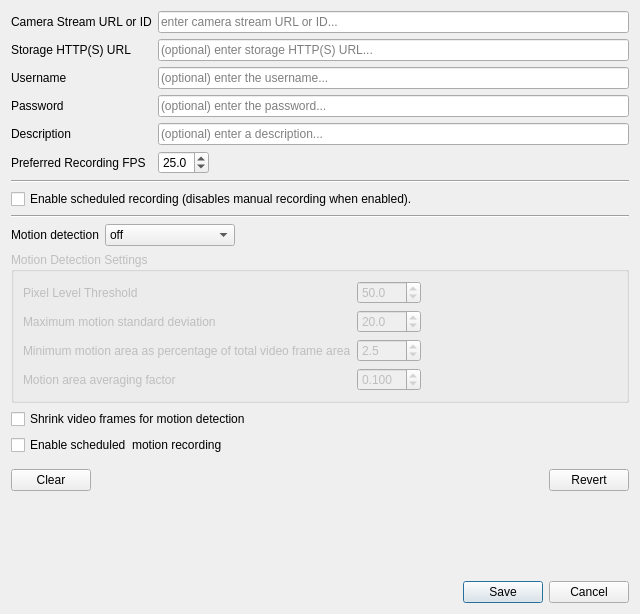
<?xml version="1.0" encoding="UTF-8"?>
<ui version="4.0">
 <class>IpFreelyCameraSetupDialog</class>
 <widget class="QDialog" name="IpFreelyCameraSetupDialog">
  <property name="geometry">
   <rect>
    <x>0</x>
    <y>0</y>
    <width>640</width>
    <height>614</height>
   </rect>
  </property>
  <property name="minimumSize">
   <size>
    <width>0</width>
    <height>0</height>
   </size>
  </property>
  <property name="maximumSize">
   <size>
    <width>16777215</width>
    <height>16777215</height>
   </size>
  </property>
  <property name="font">
   <font>
    <family>Segoe UI</family>
    <pointsize>9</pointsize>
   </font>
  </property>
  <property name="windowTitle">
   <string>IP Freely Camera Settings</string>
  </property>
  <layout class="QVBoxLayout" name="verticalLayout">
   <item>
    <layout class="QFormLayout" name="formLayout">
     <item row="0" column="0">
      <widget class="QLabel" name="cameraStreamUrlLabel">
       <property name="text">
        <string>Camera Stream URL or ID</string>
       </property>
      </widget>
     </item>
     <item row="1" column="0">
      <widget class="QLabel" name="storageUrlLabel">
       <property name="text">
        <string>Storage HTTP(S) URL</string>
       </property>
      </widget>
     </item>
     <item row="2" column="0">
      <widget class="QLabel" name="usernameLabel">
       <property name="text">
        <string>Username</string>
       </property>
      </widget>
     </item>
     <item row="3" column="0">
      <widget class="QLabel" name="passwordLabel">
       <property name="text">
        <string>Password</string>
       </property>
      </widget>
     </item>
     <item row="4" column="0">
      <widget class="QLabel" name="descriptionLabel">
       <property name="text">
        <string>Description</string>
       </property>
      </widget>
     </item>
     <item row="0" column="1">
      <widget class="QLineEdit" name="rtspUrlLineEdit">
       <property name="toolTip">
        <string>&lt;html&gt;&lt;head/&gt;&lt;body&gt;&lt;p&gt;If using an IP camera enter its RTSP or HTTP(S) URL.&lt;/p&gt;&lt;p&gt;If using a webcam enter its numerical ID, e.g. if you have one webcam then its ID will be 0.&lt;/p&gt;&lt;/body&gt;&lt;/html&gt;</string>
       </property>
       <property name="placeholderText">
        <string>enter camera stream URL or ID...</string>
       </property>
      </widget>
     </item>
     <item row="1" column="1">
      <widget class="QLineEdit" name="storageUrlLineEdit">
       <property name="toolTip">
        <string>Enter the camera's storage URL.</string>
       </property>
       <property name="text">
        <string/>
       </property>
       <property name="placeholderText">
        <string>(optional) enter storage HTTP(S) URL...</string>
       </property>
      </widget>
     </item>
     <item row="2" column="1">
      <widget class="QLineEdit" name="usernameLineEdit">
       <property name="toolTip">
        <string>Enter the camera's username.</string>
       </property>
       <property name="placeholderText">
        <string>(optional) enter the username...</string>
       </property>
      </widget>
     </item>
     <item row="3" column="1">
      <widget class="QLineEdit" name="passwordLineEdit">
       <property name="toolTip">
        <string>Enter the camera's password.</string>
       </property>
       <property name="echoMode">
        <enum>QLineEdit::Password</enum>
       </property>
       <property name="placeholderText">
        <string>(optional) enter the password...</string>
       </property>
      </widget>
     </item>
     <item row="4" column="1">
      <widget class="QLineEdit" name="descriptionLineEdit">
       <property name="toolTip">
        <string>Enter a description for the camera stream.</string>
       </property>
       <property name="placeholderText">
        <string>(optional) enter a description...</string>
       </property>
      </widget>
     </item>
     <item row="5" column="0">
      <widget class="QLabel" name="maxCamFpsLabel">
       <property name="text">
        <string>Preferred Recording FPS</string>
       </property>
      </widget>
     </item>
     <item row="5" column="1">
      <layout class="QHBoxLayout" name="horizontalLayout_7">
       <item>
        <widget class="QDoubleSpinBox" name="cameraFpsDoubleSpinBox">
         <property name="minimumSize">
          <size>
           <width>0</width>
           <height>0</height>
          </size>
         </property>
         <property name="toolTip">
          <string>&lt;html&gt;&lt;head/&gt;&lt;body&gt;&lt;p&gt;Specify the FPS to be used when recording the camera's stream.&lt;/p&gt;&lt;p&gt;Note that if the camera stream's detected FPS is less than this value the camera's detected value will be used instead.&lt;/p&gt;&lt;/body&gt;&lt;/html&gt;</string>
         </property>
         <property name="decimals">
          <number>1</number>
         </property>
         <property name="minimum">
          <double>1.000000000000000</double>
         </property>
         <property name="maximum">
          <double>60.000000000000000</double>
         </property>
         <property name="value">
          <double>25.000000000000000</double>
         </property>
        </widget>
       </item>
       <item>
        <spacer name="horizontalSpacer_7">
         <property name="orientation">
          <enum>Qt::Horizontal</enum>
         </property>
         <property name="sizeHint" stdset="0">
          <size>
           <width>40</width>
           <height>20</height>
          </size>
         </property>
        </spacer>
       </item>
      </layout>
     </item>
    </layout>
   </item>
   <item>
    <widget class="Line" name="line">
     <property name="orientation">
      <enum>Qt::Horizontal</enum>
     </property>
    </widget>
   </item>
   <item>
    <widget class="QCheckBox" name="scheduledRecordingCheckBox">
     <property name="text">
      <string>Enable scheduled recording (disables manual recording when enabled).</string>
     </property>
    </widget>
   </item>
   <item>
    <widget class="Line" name="line_2">
     <property name="orientation">
      <enum>Qt::Horizontal</enum>
     </property>
    </widget>
   </item>
   <item>
    <layout class="QFormLayout" name="formLayout_2">
     <item row="0" column="0">
      <widget class="QLabel" name="motionDetectLabel">
       <property name="text">
        <string>Motion detection</string>
       </property>
      </widget>
     </item>
     <item row="0" column="1">
      <layout class="QHBoxLayout" name="horizontalLayout_2">
       <item>
        <widget class="QComboBox" name="motionDetectModeComboBox">
         <property name="toolTip">
          <string>&lt;html&gt;&lt;head/&gt;&lt;body&gt;&lt;p&gt;Select the motion detection mode.&lt;/p&gt;&lt;p&gt;This setting combined with the motino recording schedule in the preferences with control when and if motion detection takes place.&lt;/p&gt;&lt;/body&gt;&lt;/html&gt;</string>
         </property>
         <property name="currentIndex">
          <number>0</number>
         </property>
         <item>
          <property name="text">
           <string>off</string>
          </property>
         </item>
         <item>
          <property name="text">
           <string>low sensitivity</string>
          </property>
         </item>
         <item>
          <property name="text">
           <string>medium sensitivity</string>
          </property>
         </item>
         <item>
          <property name="text">
           <string>high sensitivity</string>
          </property>
         </item>
         <item>
          <property name="text">
           <string>manual</string>
          </property>
         </item>
        </widget>
       </item>
       <item>
        <spacer name="horizontalSpacer_2">
         <property name="orientation">
          <enum>Qt::Horizontal</enum>
         </property>
         <property name="sizeHint" stdset="0">
          <size>
           <width>40</width>
           <height>20</height>
          </size>
         </property>
        </spacer>
       </item>
      </layout>
     </item>
    </layout>
   </item>
   <item>
    <widget class="QGroupBox" name="motionDetectSettingsGroupBox">
     <property name="enabled">
      <bool>false</bool>
     </property>
     <property name="title">
      <string>Motion Detection Settings</string>
     </property>
     <layout class="QFormLayout" name="formLayout_4">
      <item row="0" column="0">
       <widget class="QLabel" name="pixelThresholdLevelLabel">
        <property name="text">
         <string>Pixel Level Threshold</string>
        </property>
       </widget>
      </item>
      <item row="0" column="1">
       <layout class="QHBoxLayout" name="horizontalLayout_3">
        <item>
         <widget class="QDoubleSpinBox" name="pixelLevelThresholdDoubleSpinBox">
          <property name="minimumSize">
           <size>
            <width>64</width>
            <height>0</height>
           </size>
          </property>
          <property name="toolTip">
           <string>&lt;html&gt;&lt;head/&gt;&lt;body&gt;&lt;p&gt;The pixel threshold for the motion frame.&lt;/p&gt;&lt;p&gt;This controls how much ambient motion is filtered out from the detector.&lt;/p&gt;&lt;/body&gt;&lt;/html&gt;</string>
          </property>
          <property name="decimals">
           <number>1</number>
          </property>
          <property name="maximum">
           <double>255.000000000000000</double>
          </property>
          <property name="value">
           <double>50.000000000000000</double>
          </property>
         </widget>
        </item>
        <item>
         <spacer name="horizontalSpacer_3">
          <property name="orientation">
           <enum>Qt::Horizontal</enum>
          </property>
          <property name="sizeHint" stdset="0">
           <size>
            <width>40</width>
            <height>20</height>
           </size>
          </property>
         </spacer>
        </item>
       </layout>
      </item>
      <item row="1" column="0">
       <widget class="QLabel" name="maxMotionStdDevLabel">
        <property name="text">
         <string>Maximum motion standard deviation</string>
        </property>
       </widget>
      </item>
      <item row="1" column="1">
       <layout class="QHBoxLayout" name="horizontalLayout_4">
        <item>
         <widget class="QDoubleSpinBox" name="maxStdDevDoubleSpinBox">
          <property name="minimumSize">
           <size>
            <width>64</width>
            <height>0</height>
           </size>
          </property>
          <property name="toolTip">
           <string>&lt;!DOCTYPE HTML PUBLIC &quot;-//W3C//DTD HTML 4.0//EN&quot; &quot;http://www.w3.org/TR/REC-html40/strict.dtd&quot;&gt;
&lt;html&gt;&lt;head&gt;&lt;meta name=&quot;qrichtext&quot; content=&quot;1&quot; /&gt;&lt;style type=&quot;text/css&quot;&gt;
p, li { white-space: pre-wrap; }
&lt;/style&gt;&lt;/head&gt;&lt;body style=&quot; font-family:'MS Shell Dlg 2'; font-size:8pt; font-weight:400; font-style:normal;&quot;&gt;
&lt;p style=&quot; margin-top:12px; margin-bottom:12px; margin-left:0px; margin-right:0px; -qt-block-indent:0; text-indent:0px;&quot;&gt;Comparing the standard deviation of the motion guards against there being too much motion all at once, e.g. changes related to rain, snow, sunlight flares etc.&lt;/p&gt;
&lt;p style=&quot; margin-top:12px; margin-bottom:12px; margin-left:0px; margin-right:0px; -qt-block-indent:0; text-indent:0px;&quot;&gt;Smaller values means lower sensitivity to movement.&lt;/p&gt;
&lt;p style=&quot; margin-top:12px; margin-bottom:12px; margin-left:0px; margin-right:0px; -qt-block-indent:0; text-indent:0px;&quot;&gt;Bigger values means greater sensitivity to movement.&lt;/p&gt;&lt;/body&gt;&lt;/html&gt;</string>
          </property>
          <property name="decimals">
           <number>1</number>
          </property>
          <property name="maximum">
           <double>100.000000000000000</double>
          </property>
          <property name="singleStep">
           <double>1.000000000000000</double>
          </property>
          <property name="value">
           <double>20.000000000000000</double>
          </property>
         </widget>
        </item>
        <item>
         <spacer name="horizontalSpacer_4">
          <property name="orientation">
           <enum>Qt::Horizontal</enum>
          </property>
          <property name="sizeHint" stdset="0">
           <size>
            <width>40</width>
            <height>20</height>
           </size>
          </property>
         </spacer>
        </item>
       </layout>
      </item>
      <item row="2" column="0">
       <widget class="QLabel" name="minMotionAreaPercentLabel">
        <property name="text">
         <string>Minimum motion area as percentage of total video frame area</string>
        </property>
       </widget>
      </item>
      <item row="2" column="1">
       <layout class="QHBoxLayout" name="horizontalLayout_5">
        <item>
         <widget class="QDoubleSpinBox" name="minMotionAreaPercentDoubleSpinBox">
          <property name="minimumSize">
           <size>
            <width>64</width>
            <height>0</height>
           </size>
          </property>
          <property name="toolTip">
           <string>&lt;!DOCTYPE HTML PUBLIC &quot;-//W3C//DTD HTML 4.0//EN&quot; &quot;http://www.w3.org/TR/REC-html40/strict.dtd&quot;&gt;
&lt;html&gt;&lt;head&gt;&lt;meta name=&quot;qrichtext&quot; content=&quot;1&quot; /&gt;&lt;style type=&quot;text/css&quot;&gt;
p, li { white-space: pre-wrap; }
&lt;/style&gt;&lt;/head&gt;&lt;body style=&quot; font-family:'MS Shell Dlg 2'; font-size:8pt; font-weight:400; font-style:normal;&quot;&gt;
&lt;p style=&quot; margin-top:12px; margin-bottom:12px; margin-left:0px; margin-right:0px; -qt-block-indent:0; text-indent:0px;&quot;&gt;Even with the other parameters that allow us to tune the motion detection we can detect valid motion that is still relatively small. &lt;/p&gt;
&lt;p style=&quot; margin-top:12px; margin-bottom:12px; margin-left:0px; margin-right:0px; -qt-block-indent:0; text-indent:0px;&quot;&gt;With this parameter we can choose to ignore motion areas smaller than the defined percentage of the video frame's total area.&lt;/p&gt;&lt;/body&gt;&lt;/html&gt;</string>
          </property>
          <property name="decimals">
           <number>1</number>
          </property>
          <property name="value">
           <double>2.500000000000000</double>
          </property>
         </widget>
        </item>
        <item>
         <spacer name="horizontalSpacer_5">
          <property name="orientation">
           <enum>Qt::Horizontal</enum>
          </property>
          <property name="sizeHint" stdset="0">
           <size>
            <width>40</width>
            <height>20</height>
           </size>
          </property>
         </spacer>
        </item>
       </layout>
      </item>
      <item row="3" column="0">
       <widget class="QLabel" name="motionAreaAveFactorLabel">
        <property name="text">
         <string>Motion area averaging factor</string>
        </property>
       </widget>
      </item>
      <item row="3" column="1">
       <layout class="QHBoxLayout" name="horizontalLayout_6">
        <item>
         <widget class="QDoubleSpinBox" name="motionAreaAveFactorDoubleSpinBox">
          <property name="minimumSize">
           <size>
            <width>64</width>
            <height>0</height>
           </size>
          </property>
          <property name="toolTip">
           <string>&lt;html&gt;&lt;head/&gt;&lt;body&gt;&lt;p&gt;When tracking the motion area between successive video frames we compute the tracked motion areas as follows.&lt;/p&gt;&lt;p&gt;&lt;span style=&quot; font-weight:600;&quot;&gt;M[i] = M[i-1] * f + m[i] * (1- f)&lt;/span&gt;&lt;/p&gt;&lt;p&gt;Where &lt;span style=&quot; font-weight:600;&quot;&gt;M[i]&lt;/span&gt; is the new averaged tracked motion region, &lt;span style=&quot; font-weight:600;&quot;&gt;M[i-1]&lt;/span&gt; is the previous average tracked motion region, &lt;span style=&quot; font-weight:600;&quot;&gt;m[i]&lt;/span&gt; is the new detected motion region and &lt;span style=&quot; font-weight:600;&quot;&gt;f&lt;/span&gt; is the averaging factor.&lt;/p&gt;&lt;p&gt;This means that the motion area is less erratic between successive video frames.&lt;/p&gt;&lt;/body&gt;&lt;/html&gt;</string>
          </property>
          <property name="decimals">
           <number>3</number>
          </property>
          <property name="maximum">
           <double>1.000000000000000</double>
          </property>
          <property name="value">
           <double>0.100000000000000</double>
          </property>
         </widget>
        </item>
        <item>
         <spacer name="horizontalSpacer_6">
          <property name="orientation">
           <enum>Qt::Horizontal</enum>
          </property>
          <property name="sizeHint" stdset="0">
           <size>
            <width>40</width>
            <height>20</height>
           </size>
          </property>
         </spacer>
        </item>
       </layout>
      </item>
     </layout>
    </widget>
   </item>
   <item>
    <widget class="QCheckBox" name="shrinkFramesCheckBox">
     <property name="toolTip">
      <string>&lt;html&gt;&lt;head/&gt;&lt;body&gt;&lt;p&gt;When this is unchecked the motion detector algorithm will processor full size video frames.&lt;/p&gt;&lt;p&gt;If you check this option then the motion detector first reduces frames to 800 * 600 if they are greater than this size. (Aspect ratio is maintained if original video frames are not 4:3 aspect ratio).&lt;/p&gt;&lt;/body&gt;&lt;/html&gt;</string>
     </property>
     <property name="text">
      <string>Shrink video frames for motion detection</string>
     </property>
    </widget>
   </item>
   <item>
    <widget class="QCheckBox" name="enableMotionRecordingCheckBox">
     <property name="text">
      <string>Enable scheduled  motion recording</string>
     </property>
    </widget>
   </item>
   <item>
    <spacer name="verticalSpacer_2">
     <property name="orientation">
      <enum>Qt::Vertical</enum>
     </property>
     <property name="sizeType">
      <enum>QSizePolicy::Fixed</enum>
     </property>
     <property name="sizeHint" stdset="0">
      <size>
       <width>20</width>
       <height>8</height>
      </size>
     </property>
    </spacer>
   </item>
   <item>
    <layout class="QHBoxLayout" name="horizontalLayout">
     <item>
      <widget class="QPushButton" name="clearSettingsPushButton">
       <property name="toolTip">
        <string>Clear all settings.</string>
       </property>
       <property name="text">
        <string>Clear</string>
       </property>
      </widget>
     </item>
     <item>
      <spacer name="horizontalSpacer">
       <property name="orientation">
        <enum>Qt::Horizontal</enum>
       </property>
       <property name="sizeHint" stdset="0">
        <size>
         <width>40</width>
         <height>20</height>
        </size>
       </property>
      </spacer>
     </item>
     <item>
      <widget class="QPushButton" name="revertChangesPushButton">
       <property name="toolTip">
        <string>&lt;html&gt;&lt;head/&gt;&lt;body&gt;&lt;p&gt;Revert settings back to original state when the camera settings were opened.&lt;/p&gt;&lt;/body&gt;&lt;/html&gt;</string>
       </property>
       <property name="text">
        <string>Revert</string>
       </property>
      </widget>
     </item>
    </layout>
   </item>
   <item>
    <spacer name="verticalSpacer">
     <property name="orientation">
      <enum>Qt::Vertical</enum>
     </property>
     <property name="sizeType">
      <enum>QSizePolicy::MinimumExpanding</enum>
     </property>
     <property name="sizeHint" stdset="0">
      <size>
       <width>20</width>
       <height>8</height>
      </size>
     </property>
    </spacer>
   </item>
   <item>
    <widget class="QDialogButtonBox" name="buttonBox">
     <property name="orientation">
      <enum>Qt::Horizontal</enum>
     </property>
     <property name="standardButtons">
      <set>QDialogButtonBox::Cancel|QDialogButtonBox::Save</set>
     </property>
    </widget>
   </item>
  </layout>
 </widget>
 <resources/>
 <connections/>
</ui>
